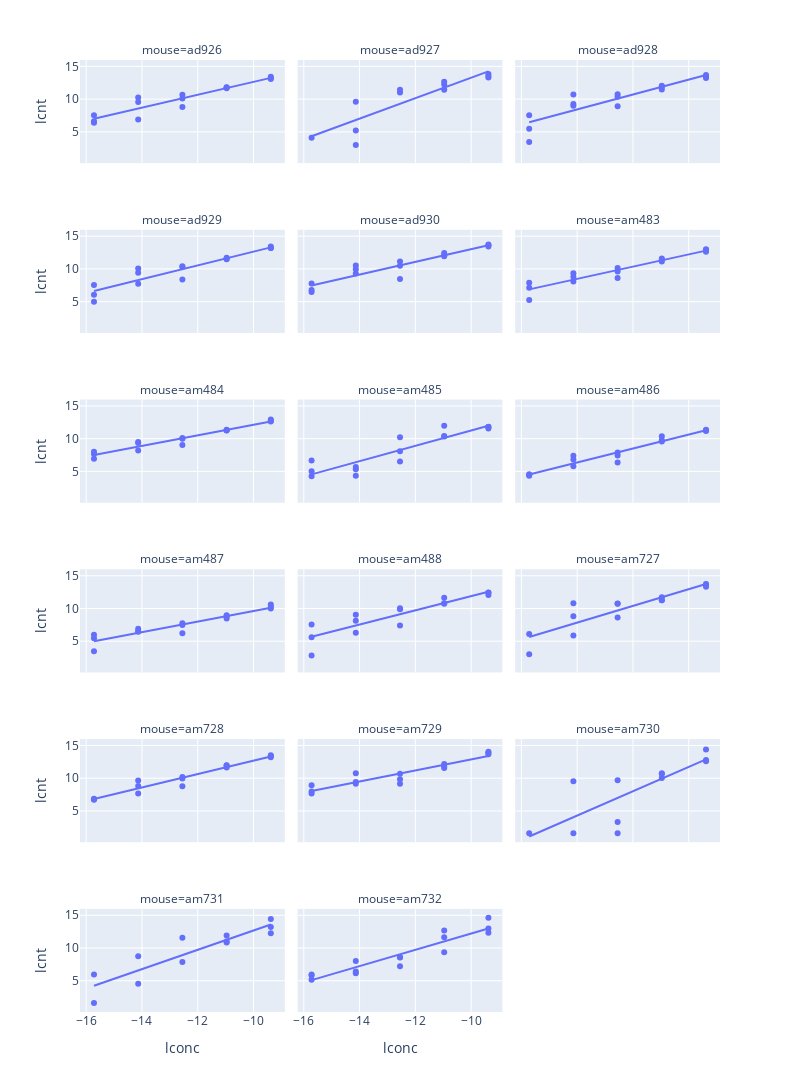

Notebook code for this chart:
### Code cell
px.scatter(wt_cnt_d1.sort_values('mouse'), x="lconc", y="lcnt", facet_col="mouse", facet_col_wrap=3,height=3000, width=800, trendline='ols')

### Figure 1 — Plotly figure (JSON) as saved in the notebook; plotly's stock layout.template omitted (floating-point values rounded to 4 significant figures)
{"data": [{"hovertemplate": "mouse=ad926<br>lconc=%{x}<br>lcnt=%{y}<extra></extra>", "legendgroup": "", "marker": {"color": "#636efa", "symbol": "circle"}, "mode": "markers", "name": "", "orientation": "v", "showlegend": false, "type": "scatter", "x": [-9.381, -14.14, -12.55, -15.72, -10.97, -15.72, -12.55, -12.55, -9.381, -10.97, -14.14, -15.72, -9.381, -10.97, -14.14], "xaxis": "x16", "y": [13.24, 9.557, 10.11, 6.615, 11.82, 6.409, 10.66, 8.801, 13.08, 11.66, 10.24, 7.531, 13.41, 11.77, 6.883], "yaxis": "y16"}, {"hovertemplate": "<b>OLS trendline</b><br>lcnt = 0.986948 * lconc + 22.5059<br>R<sup>2</sup>=0.885162<br><br>mouse=ad926<br>lconc=%{x}<br>lcnt=%{y} <b>(trend)</b><extra></extra>", "legendgroup": "", "marker": {"color": "#636efa", "symbol": "circle"}, "mode": "lines", "name": "", "showlegend": false, "type": "scatter", "x": [-15.72, -15.72, -15.72, -14.14, -14.14, -14.14, -12.55, -12.55, -12.55, -10.97, -10.97, -10.97, -9.381, -9.381, -9.381], "xaxis": "x16", "y": [6.99, 6.99, 6.99, 8.555, 8.555, 8.555, 10.12, 10.12, 10.12, 11.68, 11.68, 11.68, 13.25, 13.25, 13.25], "yaxis": "y16"}, {"hovertemplate": "mouse=ad927<br>lconc=%{x}<br>lcnt=%{y}<extra></extra>", "legendgroup": "", "marker": {"color": "#636efa", "symbol": "circle"}, "mode": "markers", "name": "", "orientation": "v", "showlegend": false, "type": "scatter", "x": [-9.381, -9.381, -14.14, -10.97, -9.381, -10.97, -14.14, -12.55, -14.14, -10.97, -15.72, -12.55], "xaxis": "x17", "y": [13.3, 13.85, 9.6, 12.68, 13.53, 11.42, 3, 11.03, 5.209, 12.22, 4.087, 11.45], "yaxis": "y17"}, {"hovertemplate": "<b>OLS trendline</b><br>lcnt = 1.56416 * lconc + 28.92<br>R<sup>2</sup>=0.782257<br><br>mouse=ad927<br>lconc=%{x}<br>lcnt=%{y} <b>(trend)</b><extra></extra>", "legendgroup": "", "marker": {"color": "#636efa", "symbol": "circle"}, "mode": "lines", "name": "", "showlegend": false, "type": "scatter", "x": [-15.72, -14.14, -14.14, -14.14, -12.55, -12.55, -10.97, -10.97, -10.97, -9.381, -9.381, -9.381], "xaxis": "x17", "y": [4.33, 6.81, 6.81, 6.81, 9.289, 9.289, 11.77, 11.77, 11.77, 14.25, 14.25, 14.25], "yaxis": "y17"}, {"hovertemplate": "mouse=ad928<br>lconc=%{x}<br>lcnt=%{y}<extra></extra>", "legendgroup": "", "marker": {"color": "#636efa", "symbol": "circle"}, "mode": "markers", "name": "", "orientation": "v", "showlegend": false, "type": "scatter", "x": [-15.72, -10.97, -14.14, -14.14, -12.55, -15.72, -9.381, -12.55, -10.97, -10.97, -12.55, -9.381, -14.14, -9.381, -15.72], "xaxis": "x18", "y": [5.492, 12.06, 10.7, 8.986, 10.73, 3.459, 13.22, 8.898, 11.49, 11.87, 10.38, 13.43, 9.241, 13.69, 7.524], "yaxis": "y18"}, {"hovertemplate": "<b>OLS trendline</b><br>lcnt = 1.14068 * lconc + 24.3952<br>R<sup>2</sup>=0.824620<br><br>mouse=ad928<br>lconc=%{x}<br>lcnt=%{y} <b>(trend)</b><extra></extra>", "legendgroup": "", "marker": {"color": "#636efa", "symbol": "circle"}, "mode": "lines", "name": "", "showlegend": false, "type": "scatter", "x": [-15.72, -15.72, -15.72, -14.14, -14.14, -14.14, -12.55, -12.55, -12.55, -10.97, -10.97, -10.97, -9.381, -9.381, -9.381], "xaxis": "x18", "y": [6.463, 6.463, 6.463, 8.271, 8.271, 8.271, 10.08, 10.08, 10.08, 11.89, 11.89, 11.89, 13.69, 13.69, 13.69], "yaxis": "y18"}, {"hovertemplate": "mouse=ad929<br>lconc=%{x}<br>lcnt=%{y}<extra></extra>", "legendgroup": "", "marker": {"color": "#636efa", "symbol": "circle"}, "mode": "markers", "name": "", "orientation": "v", "showlegend": false, "type": "scatter", "x": [-10.97, -12.55, -14.14, -9.381, -14.14, -9.381, -15.72, -10.97, -15.72, -14.14, -15.72, -9.381, -12.55, -10.97, -12.55], "xaxis": "x13", "y": [11.7, 10.29, 7.721, 13.2, 9.405, 13.44, 7.547, 11.47, 5, 10.07, 6.066, 13.2, 10.41, 11.56, 8.375], "yaxis": "y13"}, {"hovertemplate": "<b>OLS trendline</b><br>lcnt = 1.05095 * lconc + 23.1535<br>R<sup>2</sup>=0.879153<br><br>mouse=ad929<br>lconc=%{x}<br>lcnt=%{y} <b>(trend)</b><extra></extra>", "legendgroup": "", "marker": {"color": "#636efa", "symbol": "circle"}, "mode": "lines", "name": "", "showlegend": false, "type": "scatter", "x": [-15.72, -15.72, -15.72, -14.14, -14.14, -14.14, -12.55, -12.55, -12.55, -10.97, -10.97, -10.97, -9.381, -9.381, -9.381], "xaxis": "x13", "y": [6.632, 6.632, 6.632, 8.298, 8.298, 8.298, 9.963, 9.963, 9.963, 11.63, 11.63, 11.63, 13.29, 13.29, 13.29], "yaxis": "y13"}, {"hovertemplate": "mouse=ad930<br>lconc=%{x}<br>lcnt=%{y}<extra></extra>", "legendgroup": "", "marker": {"color": "#636efa", "symbol": "circle"}, "mode": "markers", "name": "", "orientation": "v", "showlegend": false, "type": "scatter", "x": [-9.381, -10.97, -14.14, -15.72, -12.55, -12.55, -14.14, -9.381, -15.72, -15.72, -10.97, -14.14, -10.97, -12.55, -9.381], "xaxis": "x14", "y": [13.74, 12.07, 9.295, 7.788, 11.13, 10.47, 10.51, 13.63, 6.476, 6.794, 11.95, 9.945, 12.42, 8.476, 13.44], "yaxis": "y14"}, {"hovertemplate": "<b>OLS trendline</b><br>lcnt = 0.971292 * lconc + 22.7327<br>R<sup>2</sup>=0.881237<br><br>mouse=ad930<br>lconc=%{x}<br>lcnt=%{y} <b>(trend)</b><extra></extra>", "legendgroup": "", "marker": {"color": "#636efa", "symbol": "circle"}, "mode": "lines", "name": "", "showlegend": false, "type": "scatter", "x": [-15.72, -15.72, -15.72, -14.14, -14.14, -14.14, -12.55, -12.55, -12.55, -10.97, -10.97, -10.97, -9.381, -9.381, -9.381], "xaxis": "x14", "y": [7.463, 7.463, 7.463, 9.003, 9.003, 9.003, 10.54, 10.54, 10.54, 12.08, 12.08, 12.08, 13.62, 13.62, 13.62], "yaxis": "y14"}, {"hovertemplate": "mouse=am483<br>lconc=%{x}<br>lcnt=%{y}<extra></extra>", "legendgroup": "", "marker": {"color": "#636efa", "symbol": "circle"}, "mode": "markers", "name": "", "orientation": "v", "showlegend": false, "type": "scatter", "x": [-14.14, -15.72, -15.72, -10.97, -9.381, -12.55, -9.381, -10.97, -15.72, -14.14, -12.55, -9.381, -12.55, -10.97, -14.14], "xaxis": "x15", "y": [8.071, 5.248, 7.883, 11.41, 12.63, 10.14, 13.0, 11.6, 7.14, 9.331, 8.6, 12.9, 9.624, 11.13, 8.817], "yaxis": "y15"}, {"hovertemplate": "<b>OLS trendline</b><br>lcnt = 0.934873 * lconc + 21.5686<br>R<sup>2</sup>=0.905883<br><br>mouse=am483<br>lconc=%{x}<br>lcnt=%{y} <b>(trend)</b><extra></extra>", "legendgroup": "", "marker": {"color": "#636efa", "symbol": "circle"}, "mode": "lines", "name": "", "showlegend": false, "type": "scatter", "x": [-15.72, -15.72, -15.72, -14.14, -14.14, -14.14, -12.55, -12.55, -12.55, -10.97, -10.97, -10.97, -9.381, -9.381, -9.381], "xaxis": "x15", "y": [6.872, 6.872, 6.872, 8.353, 8.353, 8.353, 9.835, 9.835, 9.835, 11.32, 11.32, 11.32, 12.8, 12.8, 12.8], "yaxis": "y15"}, {"hovertemplate": "mouse=am484<br>lconc=%{x}<br>lcnt=%{y}<extra></extra>", "legendgroup": "", "marker": {"color": "#636efa", "symbol": "circle"}, "mode": "markers", "name": "", "orientation": "v", "showlegend": false, "type": "scatter", "x": [-10.97, -15.72, -9.381, -9.381, -15.72, -12.55, -15.72, -12.55, -14.14, -14.14, -10.97, -9.381, -12.55, -14.14, -10.97], "xaxis": "x10", "y": [11.31, 6.931, 12.93, 12.63, 7.989, 10.09, 7.679, 9.031, 9.482, 8.2, 11.26, 12.75, 9.977, 9.349, 11.36], "yaxis": "y10"}, {"hovertemplate": "<b>OLS trendline</b><br>lcnt = 0.805659 * lconc + 20.1755<br>R<sup>2</sup>=0.943397<br><br>mouse=am484<br>lconc=%{x}<br>lcnt=%{y} <b>(trend)</b><extra></extra>", "legendgroup": "", "marker": {"color": "#636efa", "symbol": "circle"}, "mode": "lines", "name": "", "showlegend": false, "type": "scatter", "x": [-15.72, -15.72, -15.72, -14.14, -14.14, -14.14, -12.55, -12.55, -12.55, -10.97, -10.97, -10.97, -9.381, -9.381, -9.381], "xaxis": "x10", "y": [7.51, 7.51, 7.51, 8.787, 8.787, 8.787, 10.06, 10.06, 10.06, 11.34, 11.34, 11.34, 12.62, 12.62, 12.62], "yaxis": "y10"}, {"hovertemplate": "mouse=am485<br>lconc=%{x}<br>lcnt=%{y}<extra></extra>", "legendgroup": "", "marker": {"color": "#636efa", "symbol": "circle"}, "mode": "markers", "name": "", "orientation": "v", "showlegend": false, "type": "scatter", "x": [-14.14, -12.55, -14.14, -12.55, -9.381, -10.97, -14.14, -9.381, -9.381, -10.97, -15.72, -12.55, -15.72, -10.97, -15.72], "xaxis": "x11", "y": [5.672, 10.21, 5.322, 8.087, 11.79, 10.33, 4.322, 11.55, 11.81, 10.43, 6.672, 6.508, 5.044, 11.98, 4.248], "yaxis": "y11"}, {"hovertemplate": "<b>OLS trendline</b><br>lcnt = 1.17381 * lconc + 22.9977<br>R<sup>2</sup>=0.827572<br><br>mouse=am485<br>lconc=%{x}<br>lcnt=%{y} <b>(trend)</b><extra></extra>", "legendgroup": "", "marker": {"color": "#636efa", "symbol": "circle"}, "mode": "lines", "name": "", "showlegend": false, "type": "scatter", "x": [-15.72, -15.72, -15.72, -14.14, -14.14, -14.14, -12.55, -12.55, -12.55, -10.97, -10.97, -10.97, -9.381, -9.381, -9.381], "xaxis": "x11", "y": [4.545, 4.545, 4.545, 6.405, 6.405, 6.405, 8.266, 8.266, 8.266, 10.13, 10.13, 10.13, 11.99, 11.99, 11.99], "yaxis": "y11"}, {"hovertemplate": "mouse=am486<br>lconc=%{x}<br>lcnt=%{y}<extra></extra>", "legendgroup": "", "marker": {"color": "#636efa", "symbol": "circle"}, "mode": "markers", "name": "", "orientation": "v", "showlegend": false, "type": "scatter", "x": [-10.97, -15.72, -14.14, -9.381, -12.55, -12.55, -9.381, -15.72, -10.97, -12.55, -15.72, -9.381, -14.14, -10.97, -14.14], "xaxis": "x12", "y": [10.38, 4.459, 7.409, 11.37, 6.358, 7.443, 11.24, 4.585, 9.765, 7.901, 4.322, 11.19, 6.82, 9.577, 5.807], "yaxis": "y12"}, {"hovertemplate": "<b>OLS trendline</b><br>lcnt = 1.06293 * lconc + 21.2485<br>R<sup>2</sup>=0.941666<br><br>mouse=am486<br>lconc=%{x}<br>lcnt=%{y} <b>(trend)</b><extra></extra>", "legendgroup": "", "marker": {"color": "#636efa", "symbol": "circle"}, "mode": "lines", "name": "", "showlegend": false, "type": "scatter", "x": [-15.72, -15.72, -15.72, -14.14, -14.14, -14.14, -12.55, -12.55, -12.55, -10.97, -10.97, -10.97, -9.381, -9.381, -9.381], "xaxis": "x12", "y": [4.539, 4.539, 4.539, 6.223, 6.223, 6.223, 7.908, 7.908, 7.908, 9.593, 9.593, 9.593, 11.28, 11.28, 11.28], "yaxis": "y12"}, {"hovertemplate": "mouse=am487<br>lconc=%{x}<br>lcnt=%{y}<extra></extra>", "legendgroup": "", "marker": {"color": "#636efa", "symbol": "circle"}, "mode": "markers", "name": "", "orientation": "v", "showlegend": false, "type": "scatter", "x": [-12.55, -9.381, -10.97, -10.97, -14.14, -10.97, -9.381, -15.72, -9.381, -12.55, -14.14, -14.14, -15.72, -15.72, -12.55], "xaxis": "x7", "y": [6.209, 10.6, 8.963, 8.484, 6.907, 8.775, 9.982, 3.459, 10.28, 7.748, 6.524, 6.459, 5.459, 5.977, 7.476], "yaxis": "y7"}, {"hovertemplate": "<b>OLS trendline</b><br>lcnt = 0.804795 * lconc + 17.6544<br>R<sup>2</sup>=0.885476<br><br>mouse=am487<br>lconc=%{x}<br>lcnt=%{y} <b>(trend)</b><extra></extra>", "legendgroup": "", "marker": {"color": "#636efa", "symbol": "circle"}, "mode": "lines", "name": "", "showlegend": false, "type": "scatter", "x": [-15.72, -15.72, -15.72, -14.14, -14.14, -14.14, -12.55, -12.55, -12.55, -10.97, -10.97, -10.97, -9.381, -9.381, -9.381], "xaxis": "x7", "y": [5.003, 5.003, 5.003, 6.278, 6.278, 6.278, 7.554, 7.554, 7.554, 8.829, 8.829, 8.829, 10.1, 10.1, 10.1], "yaxis": "y7"}, {"hovertemplate": "mouse=am488<br>lconc=%{x}<br>lcnt=%{y}<extra></extra>", "legendgroup": "", "marker": {"color": "#636efa", "symbol": "circle"}, "mode": "markers", "name": "", "orientation": "v", "showlegend": false, "type": "scatter", "x": [-15.72, -14.14, -14.14, -10.97, -12.55, -9.381, -10.97, -12.55, -15.72, -14.14, -10.97, -12.55, -15.72, -9.381, -9.381], "xaxis": "x8", "y": [5.585, 8.114, 9.039, 10.8, 7.384, 12.05, 11.63, 9.866, 2.807, 6.285, 10.71, 10.02, 7.539, 12.42, 12.4], "yaxis": "y8"}, {"hovertemplate": "<b>OLS trendline</b><br>lcnt = 1.08455 * lconc + 22.7209<br>R<sup>2</sup>=0.805012<br><br>mouse=am488<br>lconc=%{x}<br>lcnt=%{y} <b>(trend)</b><extra></extra>", "legendgroup": "", "marker": {"color": "#636efa", "symbol": "circle"}, "mode": "lines", "name": "", "showlegend": false, "type": "scatter", "x": [-15.72, -15.72, -15.72, -14.14, -14.14, -14.14, -12.55, -12.55, -12.55, -10.97, -10.97, -10.97, -9.381, -9.381, -9.381], "xaxis": "x8", "y": [5.671, 5.671, 5.671, 7.39, 7.39, 7.39, 9.109, 9.109, 9.109, 10.83, 10.83, 10.83, 12.55, 12.55, 12.55], "yaxis": "y8"}, {"hovertemplate": "mouse=am727<br>lconc=%{x}<br>lcnt=%{y}<extra></extra>", "legendgroup": "", "marker": {"color": "#636efa", "symbol": "circle"}, "mode": "markers", "name": "", "orientation": "v", "showlegend": false, "type": "scatter", "x": [-10.97, -10.97, -10.97, -14.14, -9.381, -12.55, -9.381, -14.14, -15.72, -12.55, -15.72, -14.14, -12.55, -9.381], "xaxis": "x9", "y": [11.26, 11.71, 11.26, 5.883, 13.3, 8.607, 13.73, 8.827, 3, 10.72, 6.087, 10.81, 10.75, 13.68], "yaxis": "y9"}, {"hovertemplate": "<b>OLS trendline</b><br>lcnt = 1.2762 * lconc + 25.7016<br>R<sup>2</sup>=0.804692<br><br>mouse=am727<br>lconc=%{x}<br>lcnt=%{y} <b>(trend)</b><extra></extra>", "legendgroup": "", "marker": {"color": "#636efa", "symbol": "circle"}, "mode": "lines", "name": "", "showlegend": false, "type": "scatter", "x": [-15.72, -15.72, -14.14, -14.14, -14.14, -12.55, -12.55, -12.55, -10.97, -10.97, -10.97, -9.381, -9.381, -9.381], "xaxis": "x9", "y": [5.639, 5.639, 7.662, 7.662, 7.662, 9.684, 9.684, 9.684, 11.71, 11.71, 11.71, 13.73, 13.73, 13.73], "yaxis": "y9"}, {"hovertemplate": "mouse=am728<br>lconc=%{x}<br>lcnt=%{y}<extra></extra>", "legendgroup": "", "marker": {"color": "#636efa", "symbol": "circle"}, "mode": "markers", "name": "", "orientation": "v", "showlegend": false, "type": "scatter", "x": [-15.72, -15.72, -9.381, -10.97, -12.55, -9.381, -10.97, -14.14, -10.97, -15.72, -12.55, -9.381, -14.14, -12.55, -14.14], "xaxis": "x4", "y": [6.883, 6.728, 13.38, 11.63, 10.17, 13.21, 11.97, 9.66, 11.96, 6.794, 9.973, 13.52, 8.814, 8.758, 7.658], "yaxis": "y4"}, {"hovertemplate": "<b>OLS trendline</b><br>lcnt = 1.02702 * lconc + 22.9637<br>R<sup>2</sup>=0.949934<br><br>mouse=am728<br>lconc=%{x}<br>lcnt=%{y} <b>(trend)</b><extra></extra>", "legendgroup": "", "marker": {"color": "#636efa", "symbol": "circle"}, "mode": "lines", "name": "", "showlegend": false, "type": "scatter", "x": [-15.72, -15.72, -15.72, -14.14, -14.14, -14.14, -12.55, -12.55, -12.55, -10.97, -10.97, -10.97, -9.381, -9.381, -9.381], "xaxis": "x4", "y": [6.818, 6.818, 6.818, 8.446, 8.446, 8.446, 10.07, 10.07, 10.07, 11.7, 11.7, 11.7, 13.33, 13.33, 13.33], "yaxis": "y4"}, {"hovertemplate": "mouse=am729<br>lconc=%{x}<br>lcnt=%{y}<extra></extra>", "legendgroup": "", "marker": {"color": "#636efa", "symbol": "circle"}, "mode": "markers", "name": "", "orientation": "v", "showlegend": false, "type": "scatter", "x": [-14.14, -9.381, -15.72, -12.55, -9.381, -10.97, -12.55, -10.97, -12.55, -10.97, -9.381, -15.72, -15.72, -14.14, -14.14], "xaxis": "x5", "y": [10.77, 14.03, 8.94, 10.7, 13.65, 11.57, 9.167, 11.75, 9.831, 12.18, 13.91, 7.972, 7.679, 9.416, 9.175], "yaxis": "y5"}, {"hovertemplate": "<b>OLS trendline</b><br>lcnt = 0.844406 * lconc + 21.3143<br>R<sup>2</sup>=0.881935<br><br>mouse=am729<br>lconc=%{x}<br>lcnt=%{y} <b>(trend)</b><extra></extra>", "legendgroup": "", "marker": {"color": "#636efa", "symbol": "circle"}, "mode": "lines", "name": "", "showlegend": false, "type": "scatter", "x": [-15.72, -15.72, -15.72, -14.14, -14.14, -14.14, -12.55, -12.55, -12.55, -10.97, -10.97, -10.97, -9.381, -9.381, -9.381], "xaxis": "x5", "y": [8.04, 8.04, 8.04, 9.378, 9.378, 9.378, 10.72, 10.72, 10.72, 12.05, 12.05, 12.05, 13.39, 13.39, 13.39], "yaxis": "y5"}, {"hovertemplate": "mouse=am730<br>lconc=%{x}<br>lcnt=%{y}<extra></extra>", "legendgroup": "", "marker": {"color": "#636efa", "symbol": "circle"}, "mode": "markers", "name": "", "orientation": "v", "showlegend": false, "type": "scatter", "x": [-14.14, -9.381, -12.55, -15.72, -10.97, -10.97, -12.55, -14.14, -12.55, -9.381, -10.97, -9.381], "xaxis": "x6", "y": [1.585, 12.79, 1.585, 1.585, 10.02, 10.77, 9.688, 9.531, 3.322, 12.61, 10.66, 14.38], "yaxis": "y6"}, {"hovertemplate": "<b>OLS trendline</b><br>lcnt = 1.85683 * lconc + 30.289<br>R<sup>2</sup>=0.645732<br><br>mouse=am730<br>lconc=%{x}<br>lcnt=%{y} <b>(trend)</b><extra></extra>", "legendgroup": "", "marker": {"color": "#636efa", "symbol": "circle"}, "mode": "lines", "name": "", "showlegend": false, "type": "scatter", "x": [-15.72, -14.14, -14.14, -12.55, -12.55, -12.55, -10.97, -10.97, -10.97, -9.381, -9.381, -9.381], "xaxis": "x6", "y": [1.098, 4.041, 4.041, 6.984, 6.984, 6.984, 9.927, 9.927, 9.927, 12.87, 12.87, 12.87], "yaxis": "y6"}, {"hovertemplate": "mouse=am731<br>lconc=%{x}<br>lcnt=%{y}<extra></extra>", "legendgroup": "", "marker": {"color": "#636efa", "symbol": "circle"}, "mode": "markers", "name": "", "orientation": "v", "showlegend": false, "type": "scatter", "x": [-14.14, -10.97, -14.14, -10.97, -15.72, -9.381, -12.55, -9.381, -10.97, -9.381, -12.55, -15.72], "xaxis": "x", "y": [8.755, 10.86, 4.524, 10.98, 5.954, 13.21, 7.858, 12.27, 11.91, 14.44, 11.57, 1.585], "yaxis": "y"}, {"hovertemplate": "<b>OLS trendline</b><br>lcnt = 1.47672 * lconc + 27.4421<br>R<sup>2</sup>=0.813794<br><br>mouse=am731<br>lconc=%{x}<br>lcnt=%{y} <b>(trend)</b><extra></extra>", "legendgroup": "", "marker": {"color": "#636efa", "symbol": "circle"}, "mode": "lines", "name": "", "showlegend": false, "type": "scatter", "x": [-15.72, -15.72, -14.14, -14.14, -12.55, -12.55, -10.97, -10.97, -10.97, -9.381, -9.381, -9.381], "xaxis": "x", "y": [4.227, 4.227, 6.568, 6.568, 8.908, 8.908, 11.25, 11.25, 11.25, 13.59, 13.59, 13.59], "yaxis": "y"}, {"hovertemplate": "mouse=am732<br>lconc=%{x}<br>lcnt=%{y}<extra></extra>", "legendgroup": "", "marker": {"color": "#636efa", "symbol": "circle"}, "mode": "markers", "name": "", "orientation": "v", "showlegend": false, "type": "scatter", "x": [-14.14, -10.97, -9.381, -14.14, -14.14, -12.55, -10.97, -15.72, -9.381, -9.381, -10.97, -15.72, -12.55, -12.55, -15.72], "xaxis": "x2", "y": [6.129, 12.68, 12.97, 8.011, 6.409, 8.607, 11.66, 5.807, 14.62, 12.33, 9.36, 5.954, 8.566, 7.209, 5.17], "yaxis": "y2"}, {"hovertemplate": "<b>OLS trendline</b><br>lcnt = 1.24314 * lconc + 24.634<br>R<sup>2</sup>=0.877512<br><br>mouse=am732<br>lconc=%{x}<br>lcnt=%{y} <b>(trend)</b><extra></extra>", "legendgroup": "", "marker": {"color": "#636efa", "symbol": "circle"}, "mode": "lines", "name": "", "showlegend": false, "type": "scatter", "x": [-15.72, -15.72, -15.72, -14.14, -14.14, -14.14, -12.55, -12.55, -12.55, -10.97, -10.97, -10.97, -9.381, -9.381, -9.381], "xaxis": "x2", "y": [5.091, 5.091, 5.091, 7.061, 7.061, 7.061, 9.032, 9.032, 9.032, 11.0, 11.0, 11.0, 12.97, 12.97, 12.97], "yaxis": "y2"}], "layout": {"annotations": [{"font": {}, "showarrow": false, "text": "mouse=am731", "x": 0.16, "xanchor": "center", "xref": "paper", "y": 0.1083, "yanchor": "bottom", "yref": "paper"}, {"font": {}, "showarrow": false, "text": "mouse=am732", "x": 0.5, "xanchor": "center", "xref": "paper", "y": 0.1083, "yanchor": "bottom", "yref": "paper"}, {"font": {}, "showarrow": false, "text": "mouse=am728", "x": 0.16, "xanchor": "center", "xref": "paper", "y": 0.2867, "yanchor": "bottom", "yref": "paper"}, {"font": {}, "showarrow": false, "text": "mouse=am729", "x": 0.5, "xanchor": "center", "xref": "paper", "y": 0.2867, "yanchor": "bottom", "yref": "paper"}, {"font": {}, "showarrow": false, "text": "mouse=am730", "x": 0.84, "xanchor": "center", "xref": "paper", "y": 0.2867, "yanchor": "bottom", "yref": "paper"}, {"font": {}, "showarrow": false, "text": "mouse=am487", "x": 0.16, "xanchor": "center", "xref": "paper", "y": 0.465, "yanchor": "bottom", "yref": "paper"}, {"font": {}, "showarrow": false, "text": "mouse=am488", "x": 0.5, "xanchor": "center", "xref": "paper", "y": 0.465, "yanchor": "bottom", "yref": "paper"}, {"font": {}, "showarrow": false, "text": "mouse=am727", "x": 0.84, "xanchor": "center", "xref": "paper", "y": 0.465, "yanchor": "bottom", "yref": "paper"}, {"font": {}, "showarrow": false, "text": "mouse=am484", "x": 0.16, "xanchor": "center", "xref": "paper", "y": 0.6433, "yanchor": "bottom", "yref": "paper"}, {"font": {}, "showarrow": false, "text": "mouse=am485", "x": 0.5, "xanchor": "center", "xref": "paper", "y": 0.6433, "yanchor": "bottom", "yref": "paper"}, {"font": {}, "showarrow": false, "text": "mouse=am486", "x": 0.84, "xanchor": "center", "xref": "paper", "y": 0.6433, "yanchor": "bottom", "yref": "paper"}, {"font": {}, "showarrow": false, "text": "mouse=ad929", "x": 0.16, "xanchor": "center", "xref": "paper", "y": 0.8217, "yanchor": "bottom", "yref": "paper"}, {"font": {}, "showarrow": false, "text": "mouse=ad930", "x": 0.5, "xanchor": "center", "xref": "paper", "y": 0.8217, "yanchor": "bottom", "yref": "paper"}, {"font": {}, "showarrow": false, "text": "mouse=am483", "x": 0.84, "xanchor": "center", "xref": "paper", "y": 0.8217, "yanchor": "bottom", "yref": "paper"}, {"font": {}, "showarrow": false, "text": "mouse=ad926", "x": 0.16, "xanchor": "center", "xref": "paper", "y": 1.0, "yanchor": "bottom", "yref": "paper"}, {"font": {}, "showarrow": false, "text": "mouse=ad927", "x": 0.5, "xanchor": "center", "xref": "paper", "y": 1.0, "yanchor": "bottom", "yref": "paper"}, {"font": {}, "showarrow": false, "text": "mouse=ad928", "x": 0.84, "xanchor": "center", "xref": "paper", "y": 1.0, "yanchor": "bottom", "yref": "paper"}], "height": 3000, "legend": {"tracegroupgap": 0}, "margin": {"t": 60}, "width": 800, "xaxis": {"anchor": "y", "domain": [0, 0.32], "title": {"text": "lconc"}}, "xaxis10": {"anchor": "y10", "domain": [0, 0.32], "matches": "x", "showticklabels": false}, "xaxis11": {"anchor": "y11", "domain": [0.34, 0.66], "matches": "x", "showticklabels": false}, "xaxis12": {"anchor": "y12", "domain": [0.68, 1.0], "matches": "x", "showticklabels": false}, "xaxis13": {"anchor": "y13", "domain": [0, 0.32], "matches": "x", "showticklabels": false}, "xaxis14": {"anchor": "y14", "domain": [0.34, 0.66], "matches": "x", "showticklabels": false}, "xaxis15": {"anchor": "y15", "domain": [0.68, 1.0], "matches": "x", "showticklabels": false}, "xaxis16": {"anchor": "y16", "domain": [0, 0.32], "matches": "x", "showticklabels": false}, "xaxis17": {"anchor": "y17", "domain": [0.34, 0.66], "matches": "x", "showticklabels": false}, "xaxis18": {"anchor": "y18", "domain": [0.68, 1.0], "matches": "x", "showticklabels": false}, "xaxis2": {"anchor": "y2", "domain": [0.34, 0.66], "matches": "x", "title": {"text": "lconc"}}, "xaxis3": {"anchor": "y3", "domain": [0.68, 1.0], "matches": "x", "title": {"text": "lconc"}}, "xaxis4": {"anchor": "y4", "domain": [0, 0.32], "matches": "x", "showticklabels": false}, "xaxis5": {"anchor": "y5", "domain": [0.34, 0.66], "matches": "x", "showticklabels": false}, "xaxis6": {"anchor": "y6", "domain": [0.68, 1.0], "matches": "x", "showticklabels": false}, "xaxis7": {"anchor": "y7", "domain": [0, 0.32], "matches": "x", "showticklabels": false}, "xaxis8": {"anchor": "y8", "domain": [0.34, 0.66], "matches": "x", "showticklabels": false}, "xaxis9": {"anchor": "y9", "domain": [0.68, 1.0], "matches": "x", "showticklabels": false}, "yaxis": {"anchor": "x", "domain": [0, 0.1083], "title": {"text": "lcnt"}}, "yaxis10": {"anchor": "x10", "domain": [0.535, 0.6433], "matches": "y", "title": {"text": "lcnt"}}, "yaxis11": {"anchor": "x11", "domain": [0.535, 0.6433], "matches": "y", "showticklabels": false}, "yaxis12": {"anchor": "x12", "domain": [0.535, 0.6433], "matches": "y", "showticklabels": false}, "yaxis13": {"anchor": "x13", "domain": [0.7133, 0.8217], "matches": "y", "title": {"text": "lcnt"}}, "yaxis14": {"anchor": "x14", "domain": [0.7133, 0.8217], "matches": "y", "showticklabels": false}, "yaxis15": {"anchor": "x15", "domain": [0.7133, 0.8217], "matches": "y", "showticklabels": false}, "yaxis16": {"anchor": "x16", "domain": [0.8917, 1.0], "matches": "y", "title": {"text": "lcnt"}}, "yaxis17": {"anchor": "x17", "domain": [0.8917, 1.0], "matches": "y", "showticklabels": false}, "yaxis18": {"anchor": "x18", "domain": [0.8917, 1.0], "matches": "y", "showticklabels": false}, "yaxis2": {"anchor": "x2", "domain": [0, 0.1083], "matches": "y", "showticklabels": false}, "yaxis3": {"anchor": "x3", "domain": [0, 0.1083], "matches": "y", "showticklabels": false}, "yaxis4": {"anchor": "x4", "domain": [0.1783, 0.2867], "matches": "y", "title": {"text": "lcnt"}}, "yaxis5": {"anchor": "x5", "domain": [0.1783, 0.2867], "matches": "y", "showticklabels": false}, "yaxis6": {"anchor": "x6", "domain": [0.1783, 0.2867], "matches": "y", "showticklabels": false}, "yaxis7": {"anchor": "x7", "domain": [0.3567, 0.465], "matches": "y", "title": {"text": "lcnt"}}, "yaxis8": {"anchor": "x8", "domain": [0.3567, 0.465], "matches": "y", "showticklabels": false}, "yaxis9": {"anchor": "x9", "domain": [0.3567, 0.465], "matches": "y", "showticklabels": false}}}
